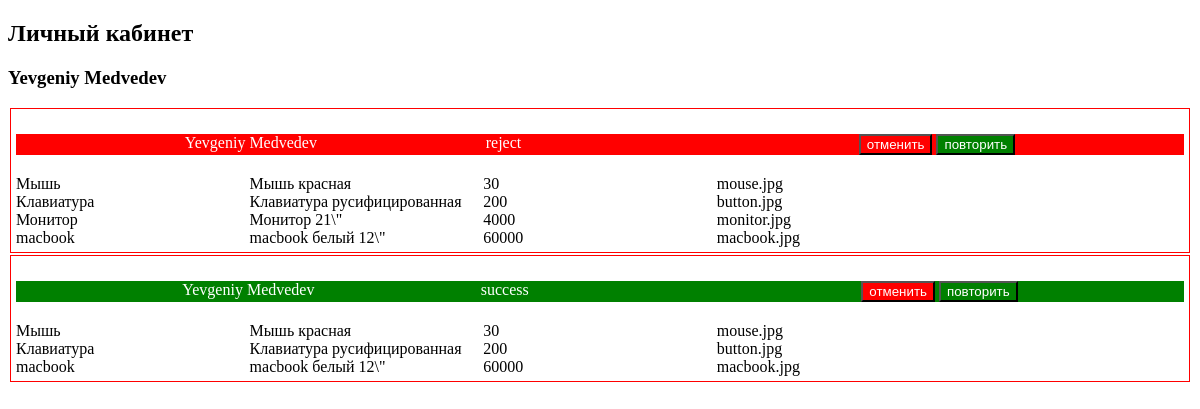
The app's page /profile.php (signed in) with its own data.
### tables this page shows
CREATE TABLE `orders` (
  `id` int(11) NOT NULL,
  `products` text NOT NULL,
  `id_user` int(11) NOT NULL,
  `status` int(11) NOT NULL,
  `date` date NOT NULL
);

CREATE TABLE `users` (
  `id` int(11) NOT NULL,
  `login` varchar(30) NOT NULL,
  `pass` varchar(50) NOT NULL,
  `name` varchar(100) NOT NULL,
  `is_admin` int(1) NOT NULL DEFAULT '0'
);

CREATE TABLE `status` (
  `id` int(11) NOT NULL,
  `name` varchar(20) NOT NULL
);

### profile.php (the view, shortened to what this page needs)
<?php
include('bd.php');
$idUser = (int)$_SESSION['login'];
$query = "SELECT orders.id, products, status, id_user, users.name as users_name, status.name as status_name, is_admin
   FROM orders JOIN users on id_user = users.id JOIN status on orders.status = status.id where id_user = $idUser";
$ordersQuery = mysqli_query($link, $query);
?>
<!doctype html>
<html lang="en">
<head>
  <link rel="stylesheet" href="style.css">
</head>
<body>
<h2>Личный кабинет</h2>
<?php
echo "<h3>{$_SESSION['name']}</h3>";
while ($row = mysqli_fetch_assoc($ordersQuery)):
  $products_html = '';
  foreach (json_decode($row['products']) as $product):
    $products_html .= <<<PRODUCT
<div class="products_row">
  <div class="good">{$product->good}</div>
  <div class="description">$product->description</div>
  <div class="price">{$product->price}</div>
  <div class="good_img">{$product->good_img}</div>
</div>
PRODUCT;
  endforeach;
  echo <<<ORDERS
<div class="orders">
<div class="orders__detail orders__detail-{$row['status_name']}">
<div class="id_user">{$row['users_name']}</div>
  <div class="status" id="status_{$row['id']}">{$row['status_name']}</div>
  <div class="date">{$row['date']}</div>
  <div>
  <input
  type="button"
  value="отменить"
  class="button-status orders__button-reject"
  name="reject"
  data-id="{$row['id']}"
  data-id_status="1"
  data-button="status">
  <input
  type="button"
  value="повторить"
  class="button-status orders__button-success"
  name="success"
  data-id="{$row['id']}"
  data-id_status="5"
  data-button="status">
  </div>
  </div>
  <div class="products_table">
    $products_html
  </div>
</div>
ORDERS;
endwhile;
?>
</body>
</html>

### style.css (style rules this page uses)
.products_row { display: grid; grid-template-columns: repeat(5, 1fr); }
.orders { border: red solid 1px; margin: 2px; padding: 5px; }
.orders__detail { display: flex; justify-content: space-evenly; margin: 20px 0; }
.orders__button-reject, .orders__detail-reject { background: red; color: white; }
.orders__button-success, .orders__detail-success { background: green; color: white; }

### records on screen
orders: id_user.name "Yevgeniy Medvedev", status.name "reject", good "Мышь", description "Мышь красная", price "30", good_img "mouse.jpg", good "Клавиатура", description "Клавиатура русифицированная", price "200", good_img "button.jpg", good "Монитор", description "Монитор 21\\\"", price "4000", good_img "monitor.jpg", good "macbook", description "macbook белый 12\\\"", price "60000", good_img "macbook.jpg"
orders: id_user.name "Yevgeniy Medvedev", status.name "success", good "Мышь", description "Мышь красная", price "30", good_img "mouse.jpg", good "Клавиатура", description "Клавиатура русифицированная", price "200", good_img "button.jpg", good "macbook", description "macbook белый 12\\\"", price "60000", good_img "macbook.jpg"

### other values on screen
$_SESSION['name'] "Yevgeniy Medvedev"
